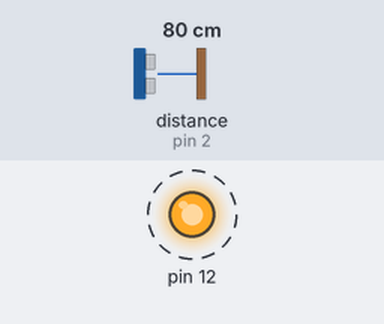
Bench run of a sketch on a simulated Arduino Uno, built with avr-gcc and run on an emulated ATmega328P. Shown: output pins drawn as LEDs (lit = HIGH). Dashed ring = blinking. The inputs (shaded band) are chosen by the test bench; at power-on: distance to the obstacle (sensor on pin 2) 80 cm. The echo pulse lasts 58.3 µs per cm; pins used as bus, display or sensor lines are not drawn; what the sketch prints to the serial monitor is not drawn.

Above: at 0.05 s.
Timing chart, 0 to 3.0 s (numbered marks = the images above):
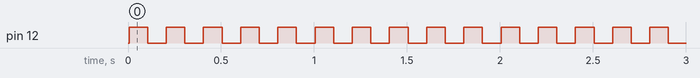

Measured:
- by itself, pin 12: alternates HIGH for 0.10 s and LOW for 0.10 s

The sketch:

stunning_jaiks1__2_.ino
```cpp
int distance;
long duration;
void setup()
{
  pinMode(1,OUTPUT);
  pinMode(2,INPUT);
  pinMode(12,OUTPUT);
  Serial.begin(9600);
}
void loop()
{
  digitalWrite(1,LOW);
  delayMicroseconds(5);
  digitalWrite(1,HIGH);
  delayMicroseconds(10);
  digitalWrite(1,LOW);
  duration=pulseIn(2,HIGH);
  distance=duration*0.034/2;
  Serial.print("Distance(cm)");
  Serial.println(distance);
  while(distance<150)
{
  digitalWrite(12,HIGH);
 delay(100);
  digitalWrite(12,LOW);
  delay(100);
}
}
```
